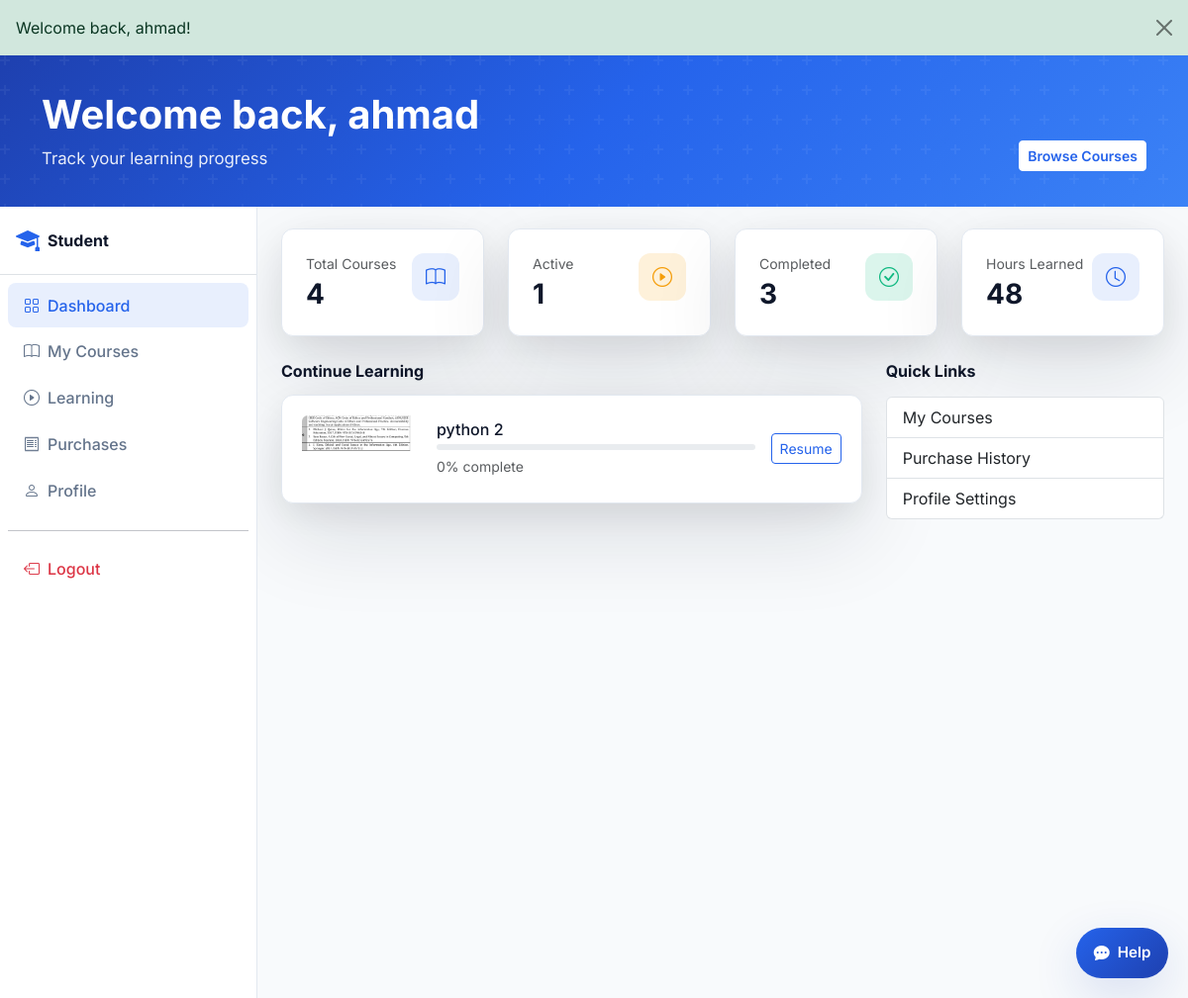
Page /student/dashboard.php (signed in) on the committed database.
### tables this page shows
CREATE TABLE enrollments (
  id INT UNSIGNED AUTO_INCREMENT PRIMARY KEY,
  student_id INT UNSIGNED NOT NULL,
  course_id INT UNSIGNED NOT NULL,
  progress TINYINT UNSIGNED NOT NULL DEFAULT 0,
  status ENUM('active','completed') NOT NULL DEFAULT 'active',
  last_access DATE DEFAULT NULL,
  enrolled_at TIMESTAMP DEFAULT CURRENT_TIMESTAMP,
  UNIQUE KEY uniq_enrollment (student_id, course_id),
  FOREIGN KEY (student_id) REFERENCES users(id) ON DELETE CASCADE,
  FOREIGN KEY (course_id) REFERENCES courses(id) ON DELETE CASCADE
);

CREATE TABLE courses (
  id INT UNSIGNED AUTO_INCREMENT PRIMARY KEY,
  teacher_id INT UNSIGNED NOT NULL,
  category_id INT UNSIGNED NOT NULL,
  title VARCHAR(200) NOT NULL,
  slug VARCHAR(220) NOT NULL,
  description TEXT NOT NULL,
  price DECIMAL(12,6) NOT NULL DEFAULT 0.000000,
  thumb VARCHAR(255) DEFAULT 'assets/images/avatars/placeholder.svg',
  status ENUM('draft','pending','published','rejected') NOT NULL DEFAULT 'pending',
  rating DECIMAL(3,2) NOT NULL DEFAULT 0,
  created_at TIMESTAMP DEFAULT CURRENT_TIMESTAMP,
  updated_at TIMESTAMP DEFAULT CURRENT_TIMESTAMP ON UPDATE CURRENT_TIMESTAMP,
  FOREIGN KEY (teacher_id) REFERENCES users(id) ON DELETE CASCADE,
  FOREIGN KEY (category_id) REFERENCES categories(id),
  INDEX idx_courses_status (status),
  INDEX idx_courses_teacher (teacher_id)
);

### components/config.php (called while the page is built, shortened)
<?php
require_once __DIR__ . '/database.php';
require_once __DIR__ . '/auth.php';
require_once __DIR__ . '/../includes/data.php';
function url(string $path = ''): string
{
    return rtrim(BASE_URL, '/') . '/' . ltrim($path, '/');
}
function media_url(?string $path, string $fallback = 'assets/images/avatars/placeholder.svg'): string
{
    $path = trim((string) $path);
    $fallback = trim($fallback);
    $projectRoot = dirname(__DIR__) . DIRECTORY_SEPARATOR;
    $resolveExistingPath = function (string $candidate) use ($projectRoot): ?string {
        if ($candidate === '') {
            return null;
        }
        if (preg_match('#^https?://#i', $candidate)) {
            return $candidate;
        }
        if (str_starts_with($candidate, BASE_URL . '/')) {
            return $candidate;
        }
        if (str_starts_with($candidate, '/')) {
            $candidate = ltrim($candidate, '/');
        }
        $relativePath = ltrim($candidate, '/');
        $fullPath = $projectRoot . str_replace('/', DIRECTORY_SEPARATOR, $relativePath);
        if ($relativePath !== '' && file_exists($fullPath)) {
            return url($relativePath);
        }
        return null;
    };
    if ($path !== '') {
        $resolvedPath = $resolveExistingPath($path);
        if ($resolvedPath !== null) {
            return $resolvedPath;
        }
    }
    return url($fallback !== '' ? $fallback : 'assets/images/avatars/placeholder.svg');
}

### components/auth.php (called while the page is built, shortened)
<?php
require_once __DIR__ . '/database.php';
function auth_id(): ?int
{
    return isset($_SESSION['user']['id']) ? (int) $_SESSION['user']['id'] : null;
}

### components/database.php (called while the page is built, shortened)
<?php
function db_config(): array
{
    static $config;
    if ($config === null) {
        $config = require __DIR__ . '/db-config.php';
    }
    return $config;
}
function db(): PDO
{
    static $pdo;
    if ($pdo instanceof PDO) {
        return $pdo;
    }
    $c = db_config();
    $dsn = sprintf('mysql:host=%s;port=%s;dbname=%s;charset=%s', $c['host'], $c['port'], $c['name'], $c['charset']);
    $pdo = new PDO($dsn, $c['user'], $c['pass'], [
        PDO::ATTR_ERRMODE => PDO::ERRMODE_EXCEPTION,
        PDO::ATTR_DEFAULT_FETCH_MODE => PDO::FETCH_ASSOC,
        PDO::ATTR_EMULATE_PREPARES => false,
    ]);
    return $pdo;
}
function db_available(): bool
{
    static $available;
    if ($available !== null) {
        return $available;
    }
    try {
        db()->query('SELECT 1 FROM users LIMIT 1');
        $available = true;
    } catch (Throwable) {
        $available = false;
    }
    return $available;
}

### includes/data.php (called while the page is built, shortened)
<?php
require_once __DIR__ . '/../components/database.php';
function getStudentEnrollments(?int $studentId = null): array
{
    $studentId = $studentId ?? auth_id();
    if (!$studentId || !db_available()) {
        return fallbackStudentEnrollments();
    }
    $sql = "SELECT e.*, c.id AS course_id, c.title, c.price, c.rating, c.thumb, c.description,
            u.name AS teacher_name, cat.name AS category_name
            FROM enrollments e
            JOIN courses c ON c.id = e.course_id
            JOIN users u ON u.id = c.teacher_id
            JOIN categories cat ON cat.id = c.category_id
            WHERE e.student_id = ?
            ORDER BY e.last_access DESC";
    $stmt = db()->prepare($sql);
    $stmt->execute([$studentId]);
    return array_map(static function ($row) {
        return [
            'id' => (int) $row['course_id'],
            'course_id' => (int) $row['course_id'],
            'title' => $row['title'],
            'teacher' => $row['teacher_name'],
            'price' => (float) $row['price'],
            'rating' => (float) $row['rating'],
            'category' => $row['category_name'],
            'thumb' => $row['thumb'] ?: 'assets/images/avatars/placeholder.svg',
            'desc' => $row['description'],
            'progress' => (int) $row['progress'],
            'status' => $row['status'],
            'last_access' => $row['last_access'] ? date('Y-m-d', strtotime($row['last_access'])) : '',
        ];
    }, $stmt->fetchAll());
}
function getStudentStats(?int $studentId = null): array
{
    $enrollments = getStudentEnrollments($studentId);
    $active = count(array_filter($enrollments, fn($e) => $e['status'] === 'active'));
    $completed = count(array_filter($enrollments, fn($e) => $e['status'] === 'completed'));
    return [
        'total' => count($enrollments),
        'active' => $active,
        'completed' => $completed,
        'hours' => min(99, count($enrollments) * 12),
    ];
}

### student/dashboard.php (the view, shortened to what this page needs)
<?php
$stats = getStudentStats((int) auth_id());
$activeCourses = array_filter(getStudentEnrollments((int) auth_id()), fn($e) => $e['status'] === 'active');
$pageActions = '<a href="' . url('pages/courses.php') . '" class="btn btn-primary btn-sm">Browse Courses</a>';
require_once __DIR__ . '/../components/head.php';
require __DIR__ . '/../components/page-hero.php';
?>
<div class="dashboard-layout">
<div class="dashboard-wrapper d-flex">
  <?php require __DIR__ . '/../components/sidebar-student.php'; ?>
  <main class="dashboard-main flex-grow-1 p-4">
    <div class="row g-4 mb-4">
      <div class="col-sm-6 col-xl-3">
        <div class="kpi-card">
          <div class="d-flex justify-content-between">
            <div>
              <p class="text-muted small mb-1">Total Courses</p>
              <h3 class="mb-0 fw-bold"><?= $stats['total'] ?></h3>
            </div>
            <div class="kpi-card__icon kpi-card__icon--primary"><i class="bi bi-book"></i></div>
          </div>
        </div>
      </div>
      <div class="col-sm-6 col-xl-3">
        <div class="kpi-card">
          <div class="d-flex justify-content-between">
            <div>
              <p class="text-muted small mb-1">Active</p>
              <h3 class="mb-0 fw-bold"><?= $stats['active'] ?></h3>
            </div>
            <div class="kpi-card__icon kpi-card__icon--accent"><i class="bi bi-play-circle"></i></div>
          </div>
        </div>
      </div>
      <div class="col-sm-6 col-xl-3">
        <div class="kpi-card">
          <div class="d-flex justify-content-between">
            <div>
              <p class="text-muted small mb-1">Completed</p>
              <h3 class="mb-0 fw-bold"><?= $stats['completed'] ?></h3>
            </div>
            <div class="kpi-card__icon kpi-card__icon--success"><i class="bi bi-check-circle"></i></div>
          </div>
        </div>
      </div>
      <div class="col-sm-6 col-xl-3">
        <div class="kpi-card">
          <div class="d-flex justify-content-between">
            <div>
              <p class="text-muted small mb-1">Hours Learned</p>
              <h3 class="mb-0 fw-bold"><?= $stats['hours'] ?></h3>
            </div>
            <div class="kpi-card__icon kpi-card__icon--primary"><i class="bi bi-clock"></i></div>
          </div>
        </div>
      </div>
    </div>
    <div class="row g-4">
      <div class="col-lg-8">
        <h2 class="h6 fw-bold mb-3">Continue Learning</h2>
        <?php foreach (array_slice($activeCourses, 0, 3) as $course): ?>
        <div class="progress-card mb-3 d-flex flex-column flex-md-row gap-3 align-items-md-center">
          <img src="<?= media_url($course['thumb'], 'assets/images/avatars/placeholder.svg') ?>" width="120" height="68" class="rounded object-fit-cover" alt="" onerror="this.onerror=null;this.src='<?= media_url('assets/images/avatars/placeholder.svg') ?>'">
          <div class="flex-grow-1">
            <h3 class="h6 mb-1"><?= htmlspecialchars($course['title']) ?></h3>
            <div class="progress mb-1" style="height:6px">
            </div>
            <small class="text-muted"><?= (int) $course['progress'] ?>% complete</small>
          </div>
          <a href="<?= url('student/course-learn.php?id=' . (int) $course['id']) ?>" class="btn btn-sm btn-outline-primary">Resume</a>
        </div>
        <?php endforeach; ?>
      </div>
      <div class="col-lg-4">
        <h2 class="h6 fw-bold mb-3">Quick Links</h2>
        <div class="list-group">
          <a href="<?= url('student/my-courses.php') ?>" class="list-group-item list-group-item-action">My Courses</a>
          <a href="<?= url('student/purchases.php') ?>" class="list-group-item list-group-item-action">Purchase History</a>
          <a href="<?= url('student/profile.php') ?>" class="list-group-item list-group-item-action">Profile Settings</a>
        </div>
      </div>
    </div>
  </main>
</div>
</div>
<?php
require_once __DIR__ . '/../components/modals.php';
require_once __DIR__ . '/../components/dashboard-footer-scripts.php';

### assets/css/variables.css (style rules this page uses)
:root { --primary: #2563EB; --primary-dark: #1E40AF; --secondary-bg: #F8FAFC; --border: #E2E8F0; --accent: #F59E0B; --text: #0F172A; --text-muted: #64748B; --success: #10B981; --danger: #EF4444; --radius: 12px; --radius-lg: 16px; --shadow: 0 4px 24px rgba(37, 99, 235, 0.08); --shadow-hover: 0 16px 48px rgba(30, 64, 175, 0.15); --transition: 0.25s cubic-bezier(0.4, 0, 0.2, 1); --font: 'Inter', system-ui, -apple-system, sans-serif; }

### assets/css/main.css (style rules this page uses)
*, *::before, *::after { box-sizing: border-box; }
body { font-family: var(--font); color: var(--text); background: #fff; display: flex; flex-direction: column; min-height: 100vh; }
main { flex: 1; }
.btn-primary { background: var(--primary); border-color: var(--primary); }
.btn-outline-primary { color: var(--primary); border-color: var(--primary); }
.page-hero__actions .btn-light, .page-hero__actions .btn-primary { background: #fff; border-color: #fff; color: var(--primary); font-weight: 600; }
body { background: radial-gradient(circle at top left, rgba(59,130,246,.14), transparent 20%), radial-gradient(circle at bottom right, rgba(14,165,233,.08), transparent 18%), #f4f9ff; }
.course-card, .teacher-card, .kpi-card, .progress-card, .table-card, .stat-card, .step-card, .category-pill, .testimonial-card, .cta-band { perspective: 1400px; perspective-origin: 50% 50%; transform-style: preserve-3d; backface-visibility: hidden; border-radius: 28px; background: rgba(255,255,255,0.94); box-shadow: 0 32px 88px rgba(15,23,42,.12), 0 10px 36px rgba(15,23,42,.08); border: 1px solid rgba(255,255,255,.85); transition: transform .35s ease, box-shadow .35s ease, background .35s ease; }
.course-card, .teacher-card, .kpi-card, .progress-card, .table-card, .stat-card, .step-card, .category-pill, .testimonial-card, .cta-band:hover { transform: translateY(-2px); }

### assets/css/dashboard.css (style rules this page uses)
.dashboard-layout { min-height: 100vh; display: flex; flex-direction: column; background: var(--secondary-bg); }
.dashboard-layout .dashboard-wrapper { flex: 1; min-height: 0; }
.dashboard-wrapper { min-height: calc(100vh - 120px); background: var(--secondary-bg); }
.dashboard-main { min-height: 100vh; overflow-x: hidden; }
.kpi-card { background: #fff; border-radius: var(--radius); padding: 1.5rem; border: 1px solid var(--border); height: 100%; transition: box-shadow var(--transition); }
.kpi-card__icon { width: 48px; height: 48px; border-radius: 12px; display: flex; align-items: center; justify-content: center; font-size: 1.25rem; }
.kpi-card__icon--primary { background: rgba(37,99,235,0.1); color: var(--primary); }
.kpi-card__icon--accent { background: rgba(245,158,11,0.15); color: var(--accent); }
.kpi-card__icon--success { background: rgba(16,185,129,0.15); color: var(--success); }
.progress-card { background: #fff; border-radius: var(--radius); padding: 1.25rem; border: 1px solid var(--border); }

### rows in the picture
enrollments: course.thumb (picture), course.title "python 2", progress "0"

### other values in the picture
$flash['message'] "Welcome back, ahmad!"
$pageHeading "Welcome back, ahmad"
$pageSubheading "Track your learning progress"
$stats['total'] "4"
$stats['active'] "1"
$stats['completed'] "3"
$stats['hours'] "48"
